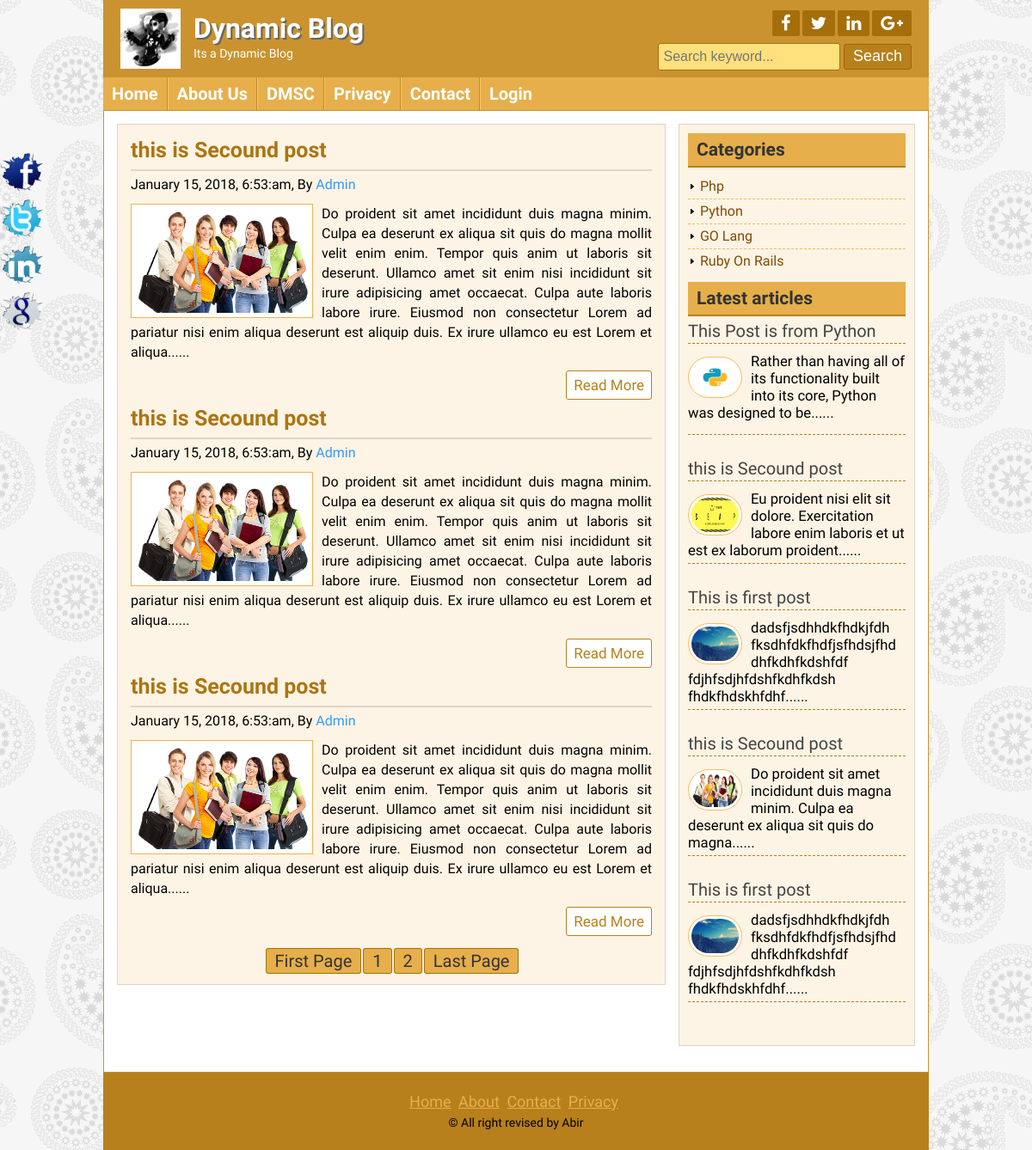
Screenshot of /posts.php?cat_id=2 with the database file from the repository.
### tables this page shows
CREATE TABLE `tbl_settings` (
  `id` int(11) NOT NULL,
  `title` varchar(255) NOT NULL,
  `slogan` varchar(255) NOT NULL,
  `logo` varchar(255) NOT NULL
);

CREATE TABLE `tbl_social` (
  `id` int(11) NOT NULL,
  `facebook` varchar(225) NOT NULL,
  `twitter` varchar(255) NOT NULL,
  `linkedin` varchar(255) NOT NULL,
  `googleplus` varchar(255) NOT NULL
);

CREATE TABLE `tbl_page` (
  `id` int(11) NOT NULL,
  `page_title` varchar(255) NOT NULL,
  `page_body` text NOT NULL
);

CREATE TABLE `tbl_post` (
  `id` int(11) NOT NULL,
  `catid` int(11) NOT NULL,
  `title` varchar(100) NOT NULL,
  `image` varchar(255) NOT NULL,
  `author` varchar(60) NOT NULL,
  `body` text NOT NULL,
  `tags` varchar(255) NOT NULL,
  `date` timestamp NOT NULL DEFAULT CURRENT_TIMESTAMP
);

CREATE TABLE `tbl_category` (
  `id` int(11) NOT NULL,
  `name` varchar(255) NOT NULL
);

CREATE TABLE `tbl_copyright` (
  `id` int(11) NOT NULL,
  `note` varchar(255) NOT NULL
);

### lib/Database.php (called while the page is built, shortened)
<?php
Class Database{
	public $host   = DB_HOST;
	public $user   = DB_USER;
	public $pass   = DB_PASS;
	public $dbname = DB_NAME;
	public $link;
	private function connectDB(){
	$this->link = new mysqli($this->host, $this->user, $this->pass, $this->dbname);
 }
	public function select($query){
		$result = $this->link->query($query) or die($this->link->error.__LINE__);
		if($result->num_rows > 0){
			return $result;
		} else {
			return false;
		}
	}
}
?>

### lib/session.php (called while the page is built, shortened)
<?php
class Session{
    public static function get($key){
        if(isset($_SESSION['key'])){
            return $_SESSION['key'];
        } else {
            return false;
        }
    }
}
?>

### helpers/format.php (called while the page is built, shortened)
<?php
class Format{
	public function formatData($date){
		return date('F j, Y, g:i:a', strtotime($date));
	}
	public function textShorten($text, $limit = 400){
		$text = $text." ";
		$text = substr($text, 0, $limit);
		$text = substr($text, 0, strrpos($text, ' '));
		$text = $text."......";
		return $text;
	}
}
 ?>

### posts.php (the view)
<?php include "inc/header.php"; ?>
</div><div class="contentsection contemplete clear">
<div class="maincontent clear">
<?php
	$per_page = 3;
	if(isset($_GET['page'])){
		$page = $_GET['page'];
	} else {
		$page = 1;
	}
	$start_from = ($page-1)*$per_page;
?>
<?php
if(!isset($_GET['cat_id']) || $_GET['cat_id'] == NULL){
	header("Location: 404.php");
} else {
	$cat_id = $_GET['cat_id'];
}
?>
<?php
$query = "SELECT * FROM tbl_post WHERE catid = $cat_id limit $start_from, $per_page";
$post  = $db->select($query);
if ($post) {
	while ($result = $post->fetch_assoc()) {
?>
<div class="samepost clear">
	<h2><a href="post.php?id=<?php echo $result['id']; ?>"><?php echo $result['title']; ?></a></h2>
	<h4><?php echo $fm->formatData($result['date']); ?>, By <a href="#"><?php echo $result['author']; ?></a></h4>
	<a href="#"><img src="admin/<?php echo $result['image']; ?>" alt="post image"/></a>
	<p>
		<?php echo $fm->textShorten($result['body']); ?> </p>
	<div class="readmore clear">
		<a href="post.php?id=<?php echo $result['id']; ?>">Read More</a>
	</div>
</div>
<?php }  ?>
<?php
$query = "SELECT * FROM tbl_post WHERE catid = $cat_id";
$result = $db->select($query);
$total_rows = mysqli_num_rows($result);
$total_pages = ceil($total_rows/$per_page);
echo "<span class='pagination'><a href='posts.php?page=1&cat_id=$cat_id'>".'First Page'."</a>";
for($i=1; $i<=$total_pages; $i++){
	echo "<a href='posts.php?cat_id=$cat_id&page=".$i."'>".$i."</a>";
}
echo "<a href='posts.php?page=$total_pages&cat_id=$cat_id'>".'Last Page'."</a></span>"; ?>
<?php } else{
	header("Location:404.php");
} ?>
</div>
<?php include "inc/sideber.php"; ?>
<?php include "inc/footer.php"; ?>

### inc/header.php (shortened to what this page needs)
<?php include "lib/Database.php"; ?>
<?php include "helpers/format.php"; ?>
<?php include "lib/session.php"; ?>
<?php
$db = new Database();
$fm = new Format();
?>
<?php
if(Session::get("login")==true){
    $username = $_SESSION['username'];
    $id = $_SESSION['userid'];
} else {
    $username = "";
}
?>
<!DOCTYPE html>
<html>
<head>
	<link rel="stylesheet" href="font-awesome-4.5.0/css/font-awesome.css">
	<link rel="stylesheet" href="css/nivo-slider.css" type="text/css" media="screen" />
	<link rel="stylesheet" href="style.css"/>
	<link rel="stylesheet" href="style.css">
</head>
<body>
<div class="headersection templete clear">
	<a href="index.php">
		<div class="logo">
		<?php
			$query = "SELECT * FROM tbl_settings WHERE id = '1'";
			$blogsettings = $db->select($query);
		if($blogsettings){
			while($result = $blogsettings->fetch_assoc()){
		?>
			<img src="admin/<?php echo $result['logo']; ?>" alt="Logo" />
			<h2><?php echo $result['title']; ?></h2>
			<p><?php echo $result['slogan']; ?></p>
		<?php } } ?>
		</div>
	</a>
	<div class="social clear">
		<div class="icon clear">
		<?php
	$query = "SELECT * FROM tbl_social WHERE id = '1'";
	$social = $db->select($query);
	if($social){
		while($result = $social->fetch_assoc()){
	?>
			<a href="http://facebook.com/<?php echo $result['facebook']; ?>" target="_blank"><i class="fa fa-facebook"></i></a>
			<a href="http://twitter.com/<?php echo $result['twitter']; ?>" target="_blank"><i class="fa fa-twitter"></i></a>
			<a href="http://linked.com/<?php echo $result['linkedin']; ?>" target="_blank"><i class="fa fa-linkedin"></i></a>
			<a href="http://plus.google.com/<?php echo $result['googleplus']; ?>" target="_blank"><i class="fa fa-google-plus"></i></a>
		<?php } } ?>
		</div>
		<div class="searchbtn clear">
		<form action="search.php" method="get">
			<input type="text" name="search" placeholder="Search keyword..."/>
			<input type="submit" name="submit" value="Search"/>
		</form>
		</div>
	</div>
</div>
<div class="navsection templete">
	<ul><?php
	$path = $_SERVER['SCRIPT_FILENAME'];
	$currentpage = basename($path, '.php');
	?>
		<li><a <?php if($currentpage == 'index'){echo 'id = "active"';} ?> href="index.php">Home</a></li>
		<?php
		$query = "SELECT * FROM tbl_page";
		$pages = $db->select($query);
		if($pages){
			while($result=$pages->fetch_assoc()){ ?>
				<li><a <?php if(isset($_GET['pageid']) && $_GET['pageid'] == $result['id']){echo 'id = "active"';} ?> href='page.php?pageid=<?php echo $result['id']; ?>'><?php echo $result['page_title']; ?></a></li>
		<?php } } ?>
		<li><a <?php if($currentpage == 'contact'){echo 'id = "active"';} ?> href="contact.php">Contact</a></li>
		<?php  if(Session::get("login")==true){
			echo "<li align='right'><a href='admin'>$username Panel</a></li>";
		} else {
			echo "<li align='right'><a href='admin/login.php'>Login</a></li>";
		} ?>
	</ul>
</div>

### inc/sideber.php
<div class="sidebar clear">
<div class="samesidebar clear">
	<h2>Categories</h2>
		<ul>
<?php
	$query = "SELECT * FROM tbl_category";
	$category  = $db->select($query);
	if ($category) {
		while ($result = $category->fetch_assoc()) {
?>
	<li><img src="images/icon-arrow.png" alt="*" height="10px" width="10px"/> <a href="posts.php?cat_id=<?php echo $result['id']; ?>"><?php echo $result['name']; ?></a></li>
<?php } } else {
			echo "<li><b>Sorry! NO Category to show!</b></li>";
		} ?></ul>
</div>
<div class="samesidebar clear">
	<h2>Latest articles</h2>
	<?php
$query = "SELECT * FROM tbl_post ORDER BY id DESC limit 5";
$recentpost  = $db->select($query);
if ($recentpost) {
	while ($result = $recentpost->fetch_assoc()) {
?>
		<div class="popular clear">
			<h3><a href="post.php?id=<?php echo $result['id']; ?>"><?php echo $result['title']; ?></a><h3>
			<a href="post.php?id=<?php echo $result['id']; ?>"><img src="admin/<?php echo $result['image']; ?>" alt="post image"/></a>
			<small><?php echo $fm->textShorten($result['body'], 100); ?></small>
		</div>
	<?php } } else {
		echo "<h3>NO Recent Posts..</h3>";
	} ?>
</div>
</div>

### inc/footer.php (shortened to what this page needs)
</div>
	<div class="footersection templete clear">
	  <div class="footermenu clear">
		<ul>
			<li><a href="#">Home</a></li>
			<li><a href="#">About</a></li>
			<li><a href="#">Contact</a></li>
			<li><a href="#">Privacy</a></li>
		</ul>
		</div>
		<?php
        $query = "SELECT * FROM tbl_copyright WHERE id = '1'";
        $copyright = $db->select($query);
        if($copyright){
            while($result = $copyright->fetch_assoc()){
        ?>
		<p>&copy; <?php echo $result['note']; ?></p>
						<?php } } ?>
	</div>
	<div class="fixedicon clear">
	<?php
        $query = "SELECT * FROM tbl_social WHERE id = '1'";
        $social = $db->select($query);
        if($social){
            while($result = $social->fetch_assoc()){
        ?>
		<a href="http://www.facebook.com/<?php echo $result['facebook']; ?>"><img src="images/fb.png" alt="Facebook"/></a>
		<a href="http://www.twitter.com/<?php echo $result['twitter']; ?>"><img src="images/tw.png" alt="Twitter"/></a>
		<a href="http://www.linkedin.com/<?php echo $result['linkedin']; ?>"><img src="images/in.png" alt="LinkedIn"/></a>
		<a href="http://www.google.com/<?php echo $result['googleplus']; ?>"><img src="images/gl.png" alt="GooglePlus"/></a>
		<?php } } ?>
	</div>
</body>
</html>

### rows the page displays
tbl_settings: logo (picture), title "Dynamic Blog", slogan "Its a Dynamic Blog"
tbl_page: page_title "About Us"
tbl_page: page_title "DMSC"
tbl_page: page_title "Privacy"
tbl_post: title "this is Secound post", date "January 15, 2018, 6:53:am", author "Admin", image (picture), body "Do proident sit amet incididunt duis magna minim. Culpa ea deserunt ex aliqua sit quis do magna mollit velit enim enim. Tempor quis anim ut laboris sit deserunt. Ullamco amet sit enim nisi incididunt sit irure adipisicing amet occaecat. Culpa aute laboris labore irure. Eiusmod non consectetur Lorem ad pariatur nisi enim aliqua deserunt est aliquip duis. Ex irure ullamco eu est Lorem et aliqua......"
tbl_post: title "this is Secound post", date "January 15, 2018, 6:53:am", author "Admin", image (picture), body "Do proident sit amet incididunt duis magna minim. Culpa ea deserunt ex aliqua sit quis do magna mollit velit enim enim. Tempor quis anim ut laboris sit deserunt. Ullamco amet sit enim nisi incididunt sit irure adipisicing amet occaecat. Culpa aute laboris labore irure. Eiusmod non consectetur Lorem ad pariatur nisi enim aliqua deserunt est aliquip duis. Ex irure ullamco eu est Lorem et aliqua......"
tbl_post: title "this is Secound post", date "January 15, 2018, 6:53:am", author "Admin", image (picture), body "Do proident sit amet incididunt duis magna minim. Culpa ea deserunt ex aliqua sit quis do magna mollit velit enim enim. Tempor quis anim ut laboris sit deserunt. Ullamco amet sit enim nisi incididunt sit irure adipisicing amet occaecat. Culpa aute laboris labore irure. Eiusmod non consectetur Lorem ad pariatur nisi enim aliqua deserunt est aliquip duis. Ex irure ullamco eu est Lorem et aliqua......", body "Do proident sit amet incididunt duis magna minim. Culpa ea deserunt ex aliqua sit quis do magna......"
tbl_category: name "Php"
tbl_category: name "Python"
tbl_category: name "GO Lang"
tbl_category: name "Ruby On Rails"
tbl_post: title "This Post is from Python", image (picture), body "Rather than having all of its functionality built into its core, Python was designed to be......"
tbl_post: title "this is Secound post", image (picture), body "Eu proident nisi elit sit dolore. Exercitation labore enim laboris et ut est ex laborum proident......"
tbl_post: title "This is first post", image (picture), body "dadsfjsdhhdkfhdkjfdh fksdhfdkfhdfjsfhdsjfhd dhfkdhfkdshfdf fdjhfsdjhfdshfkdhfkdsh fhdkfhdskhfdhf......"
tbl_post: title "This is first post", image (picture), body "dadsfjsdhhdkfhdkjfdh fksdhfdkfhdfjsfhdsjfhd dhfkdhfkdshfdf fdjhfsdjhfdshfkdhfkdsh fhdkfhdskhfdhf......"
tbl_copyright: note "All right revised by Abir"
